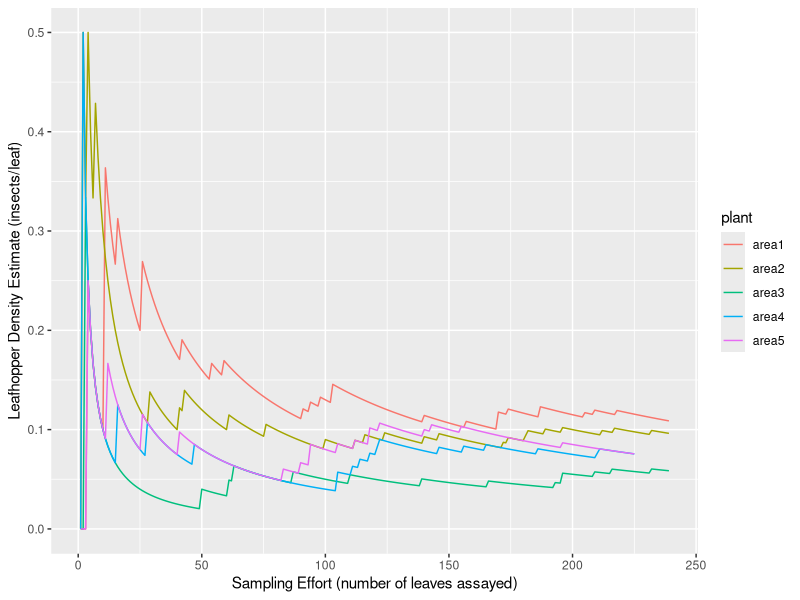

Generate this figure with R:
## ---- chunk 1
library(tidyverse)
library(here)
## ---- chunk 2
sampling_raw <- read_csv(here("lab", "data", "sampling effort.csv"))
sampling <-
  sampling_raw %>% 
  gather(key = "plant", value = "count") %>% 
  group_by(plant) %>% 
  mutate(leaf.no = row_number(plant), cum_count = cumsum(count)) %>% 
  mutate(density = cum_count / leaf.no) 
## ---- chunk 3
ggplot(sampling, aes(x = leaf.no, y = density)) + 
  geom_line(aes(color = plant)) + 
  xlab("Sampling Effort (number of leaves assayed)") + 
  ylab("Leafhopper Density Estimate (insects/leaf)") 
#+ xlim(0,15) + ylim(0,1)

#ggsave("Sampling Effort.png", height = 5, width = 7, units = "in")
